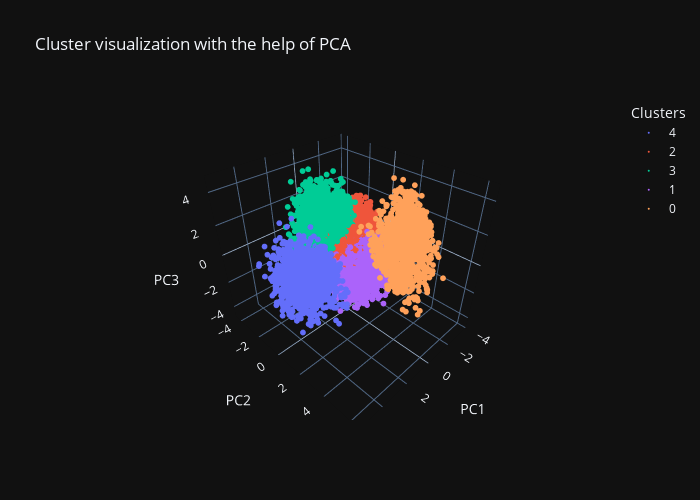

Write notebook code for a chart like this one.
### Markdown cell above
Using principal component analysis concept for reducing features to visualize the clusters in a three dimensional space.

### Code cell
pca = PCA(n_components=3)
pc_feature_names = [f"PC{x}" for x in range(1, pca.n_components + 1)]
pca_data = pca.fit_transform(cluster_df)
pca_df = pd.DataFrame(pca_data, columns=pc_feature_names)
pd.Series(pca.explained_variance_ratio_.cumsum(), index=pc_feature_names).plot(
    kind='barh',
    title=
    f"""PCA Features' Explaing power \nPCA features can capture {((pca.explained_variance_ratio_.cumsum()[-1])*100).round(2)}% of the whole dataset."""
)
plt.grid()
plt.show()
pca_df['Clusters'] = clusters.astype('str')
fig = px.scatter_3d(pca_df,
                    x='PC1',
                    y='PC2',
                    z='PC3',
                    color='Clusters',
                    title='Cluster visualization with the help of PCA',
                    template='plotly_dark')
fig.update_traces(marker=dict(size=2))
fig.update_layout(width=700, height=500, bargap=0.05)
fig.show()

### Figure 1 — Plotly figure (JSON) as saved in the notebook; plotly's stock layout.template omitted (floating-point values rounded to 4 significant figures; data arrays with more than 128 entries replaced by an {"elided": "..."} marker saying what was removed)
{"data": [{"hovertemplate": "Clusters=4<br>PC1=%{x}<br>PC2=%{y}<br>PC3=%{z}<extra></extra>", "legendgroup": "4", "marker": {"color": "#636efa", "size": 2, "symbol": "circle"}, "mode": "markers", "name": "4", "scene": "scene", "showlegend": true, "type": "scatter3d", "x": {"elided": "1372 float values"}, "y": {"elided": "1372 float values"}, "z": {"elided": "1372 float values"}}, {"hovertemplate": "Clusters=2<br>PC1=%{x}<br>PC2=%{y}<br>PC3=%{z}<extra></extra>", "legendgroup": "2", "marker": {"color": "#EF553B", "size": 2, "symbol": "circle"}, "mode": "markers", "name": "2", "scene": "scene", "showlegend": true, "type": "scatter3d", "x": {"elided": "3061 float values"}, "y": {"elided": "3061 float values"}, "z": {"elided": "3061 float values"}}, {"hovertemplate": "Clusters=3<br>PC1=%{x}<br>PC2=%{y}<br>PC3=%{z}<extra></extra>", "legendgroup": "3", "marker": {"color": "#00cc96", "size": 2, "symbol": "circle"}, "mode": "markers", "name": "3", "scene": "scene", "showlegend": true, "type": "scatter3d", "x": {"elided": "2000 float values"}, "y": {"elided": "2000 float values"}, "z": {"elided": "2000 float values"}}, {"hovertemplate": "Clusters=1<br>PC1=%{x}<br>PC2=%{y}<br>PC3=%{z}<extra></extra>", "legendgroup": "1", "marker": {"color": "#ab63fa", "size": 2, "symbol": "circle"}, "mode": "markers", "name": "1", "scene": "scene", "showlegend": true, "type": "scatter3d", "x": {"elided": "2717 float values"}, "y": {"elided": "2717 float values"}, "z": {"elided": "2717 float values"}}, {"hovertemplate": "Clusters=0<br>PC1=%{x}<br>PC2=%{y}<br>PC3=%{z}<extra></extra>", "legendgroup": "0", "marker": {"color": "#FFA15A", "size": 2, "symbol": "circle"}, "mode": "markers", "name": "0", "scene": "scene", "showlegend": true, "type": "scatter3d", "x": {"elided": "977 float values"}, "y": {"elided": "977 float values"}, "z": {"elided": "977 float values"}}], "layout": {"bargap": 0.05, "height": 500, "legend": {"title": {"text": "Clusters"}, "tracegroupgap": 0}, "scene": {"domain": {"x": [0, 1], "y": [0, 1]}, "xaxis": {"title": {"text": "PC1"}}, "yaxis": {"title": {"text": "PC2"}}, "zaxis": {"title": {"text": "PC3"}}}, "title": {"text": "Cluster visualization with the help of PCA"}, "width": 700}}
